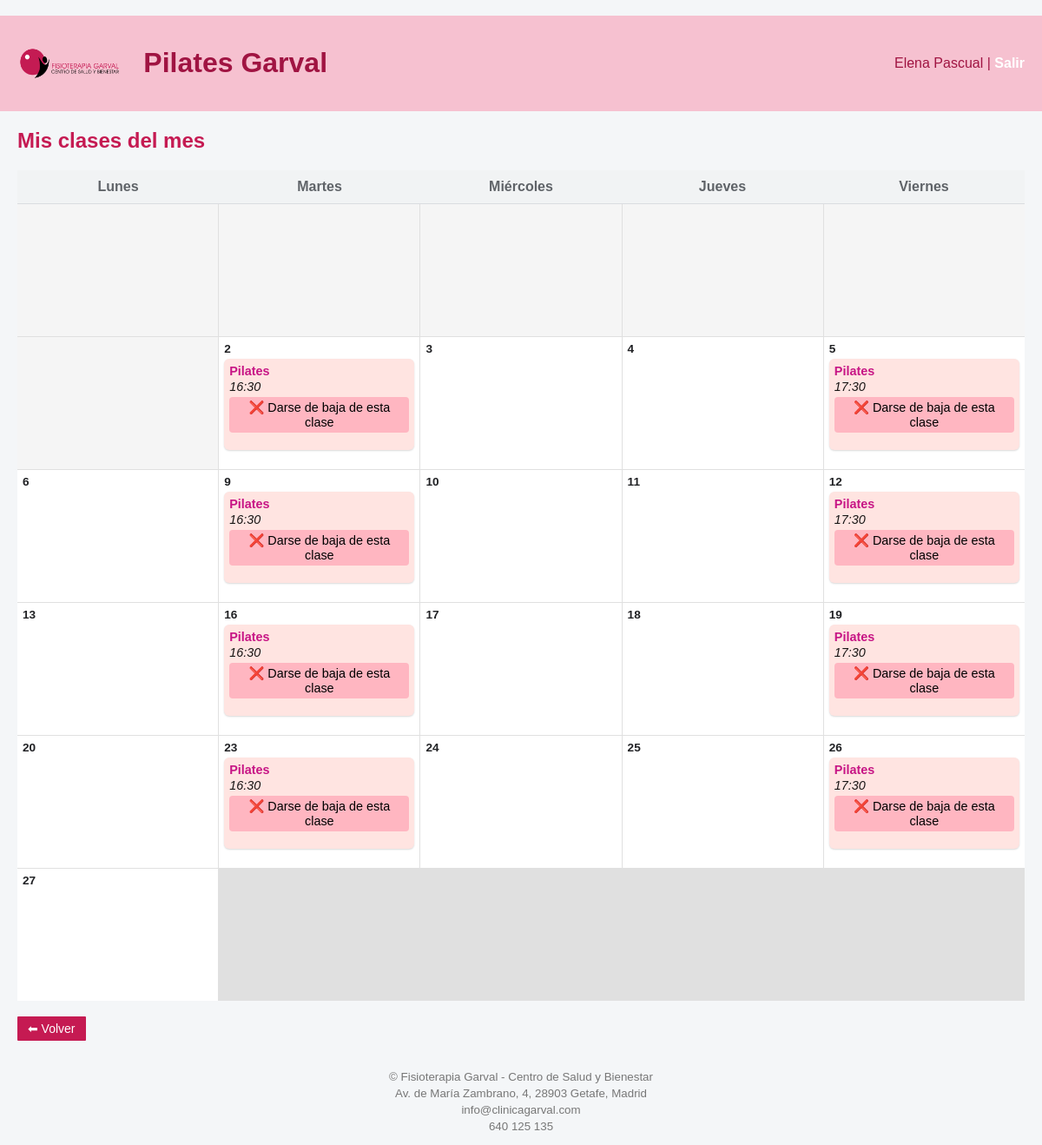
Page /usuario/clases (signed in) on the committed database.
### tables this page shows
CREATE TABLE "clases" (
	"id"	INTEGER,
	"fecha"	TEXT,
	"hora"	TEXT,
	"capacidad"	INTEGER,
	"clase_base_id"	INTEGER,
	"dia_semana"	INTEGER, es_festivo INTEGER DEFAULT 0, motivo_festivo TEXT, descripcion TEXT,
	PRIMARY KEY("id" AUTOINCREMENT)
);

### app.py (the view)
@app.route("/usuario/clases")
@login_required
@role_required("usuario")
def usuario_clases_mes():
    if session.get("rol") != "usuario":
        abort(403)
    usuario_id = session["user_id"]
    hoy = date.today()
    year, month = obtener_mes_activo()
    calendario = obtener_clases_usuario_mes(usuario_id, year, month)
    return render_template(
        "usuario_clases_mes.html",
        calendario=calendario,
        year=year,
        month=month
    )

### app.py (called while the page is built)
def obtener_mes_activo():
    conn = conectar()
    c = conn.cursor()
    fila = c.execute("""
        SELECT year, month
        FROM configuracion
        WHERE id = 1
    """).fetchone()
    conn.close()
    return fila[0], fila[1]

### auth.py (called while the page is built)
def login_required(f):
    @wraps(f)
    def wrapper(*args, **kwargs):
        if not session.get("user_id"):
            return redirect(url_for("login", next=request.path))
        return f(*args, **kwargs)
    return wrapper

def role_required(*roles):
    def deco(f):
        @wraps(f)
        def wrapper(*args, **kwargs):
            if not session.get("user_id"):
                return redirect(url_for("login", next=request.path))
            if session.get("rol") not in roles:
                abort(403)
            return f(*args, **kwargs)
        return wrapper
    return deco

### db.py (called while the page is built)
def conectar():
    conn = sqlite3.connect(DB_PATH)
    conn.row_factory = sqlite3.Row
    conn.create_collation("ES", _collate_es)
    return conn

### templates/usuario_clases_mes.html (shortened to what this page needs)
﻿{% extends "base.html" %}
{% block content %}
<h2>Mis clases del mes</h2>
    {% if calendario %}
<div class="calendar-header">
    <div>Lunes</div>
    <div>Martes</div>
    <div>Miércoles</div>
    <div>Jueves</div>
    <div>Viernes</div>
</div>
<div class="calendar">
    {% for i in range(calendario[0].dia_semana_num) %}
    <div class="day empty"></div>
    {% endfor %}
    {% for dia in calendario %}
    {% if dia.dia_semana not in ['Sábado', 'Domingo'] %}
    <div class="day {% if dia.es_hoy %}hoy{% endif %}">
        <div class="day-header">
            <span class="day-number">{{ dia.dia_num }}</span>
        </div>
        <div class="events">
            {% for clase in dia.clases %}
            <div class="event
            ">
                <div class="event-title">
                    {{ clase.descripcion }}
                </div>
                <div class="event-time">
                    {{ clase.hora }}
                </div>
                {% if clase.es_festivo %}
                <div class="event-note">
                    🎉 Día Festivo - No hay clase 🎉
                </div>
                {% elif not clase.puede_borrarse %}
                <div class="event-note">
                    No puede darse de baja de esta clase con menos de 12h
                </div>
                {% else %}
                <form method="post" action="/pilates/usuario/clase/baja">
                    <button type="submit"
                            onclick="return confirm('¿Seguro que quieres darte de baja de esta clase?')">
                        ❌ Darse de baja de esta clase
                    </button>
                </form>
                {% endif %}
            </div>
            {% endfor %}
        </div>
    </div>
    {% endif %}
    {% endfor %}
</div>
    {% else %}
<p>No tienes clases este mes.</p>
    {% endif %}
<br>
<a href="/pilates/usuario" class="boton boton-secundario">
    ⬅ Volver
</a>
{% endblock %}

### static/estilo.css (style rules this page uses)
.calendar-header div { padding: 10px; text-align: center; }
.calendar { display: grid; grid-template-columns: repeat(5, 1fr); grid-auto-rows: minmax(120px, auto); background: #e0e0e0; gap: 1px; }
.day { background: #ffffff; min-height: 140px; padding: 6px; display: flex; flex-direction: column; }
.day.empty { background: #f5f5f5; }
.day-header { display: flex; justify-content: space-between; align-items: center; font-size: 0.85rem; color: #5f6368; margin-bottom: 4px; }
.day-number { font-weight: 600; color: #202124; }
.events { display: flex; flex-direction: column; gap: 0.9px; }
.event { background: #FFE4E1; color: #000000; border-radius: 6px; padding: 6px; font-size: 0.9rem; box-shadow: 0 1px 2px rgba(0,0,0,0.15); }
.event-title { font-weight: 600; margin-bottom: 2px; color: #C71585; }
.event-time { font-size: 0.9rem; opacity: 0.9; color: #000000; font-style: italic; }
.event form button { margin-top: 4px; background: #FFB6C1; border: none; color: #000000; padding: 4px 6px; font-size: 0.9rem; border-radius: 4px; cursor: pointer; }
:root { --primary: #c51a52; --primary-dark: #a01442; --primary-light: #f6c1d0; --bg: #f4f6f8; --text: #2c2c2c; }
body { font-family: Arial, sans-serif; margin: 0; background: var(--bg); color: var(--text); }
h2, h3 { color: var(--primary); margin-top: 0; }
a.boton, button { background: var(--primary); color: white; padding: 6px 12px; border-radius: 1px; text-decoration: none; font-size: 14px; display: inline-block; }
.boton-secundario { background: #ddd; color: #333; padding: 10px 14px; border-radius: 4px; text-decoration: none; text-align: center; }

### rows in the picture
clases: descripcion "Pilates", hora "16:30"
clases: descripcion "Pilates", hora "17:30"
clases: descripcion "Pilates", hora "16:30"
clases: descripcion "Pilates", hora "17:30"
clases: descripcion "Pilates", hora "16:30"
clases: descripcion "Pilates", hora "17:30"
clases: descripcion "Pilates", hora "16:30"
clases: descripcion "Pilates", hora "17:30"

### other values in the picture
{{ session.nombre }} "Elena Pascual"
{{ dia.dia_num }} "2" "3" "4" "5" "6" "9" "10" "11" "12" "13" "16" "17" "18" "19" "20" "23" "24" "25" "26" "27"
